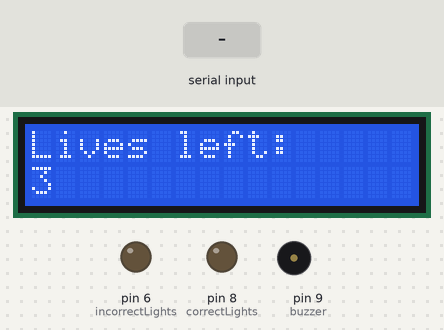
Recording of a sketch running on a simulated Arduino Uno, built with avr-gcc and run on an emulated ATmega328P. On the bench: 16×2 character LCD, output pins drawn as LEDs (lit = HIGH), buzzer (waves = sounding). Dashed ring = blinking. Inputs (shaded band) come from the test bench.

Above: at 1.2 s.
1.3 s: "C" received over Serial
At 3.3 s:
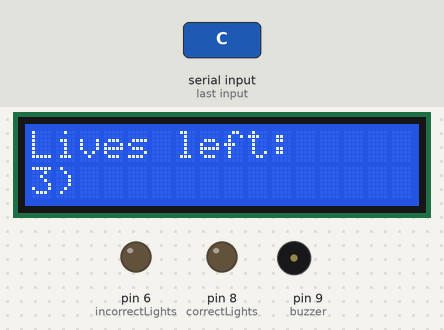
3.6 s: "W" received over Serial
At 4.56 s:
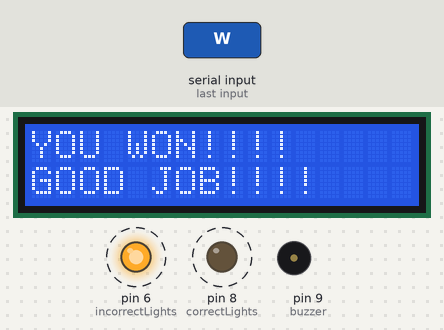
5.6 s: "L" received over Serial
At 8.2 s:
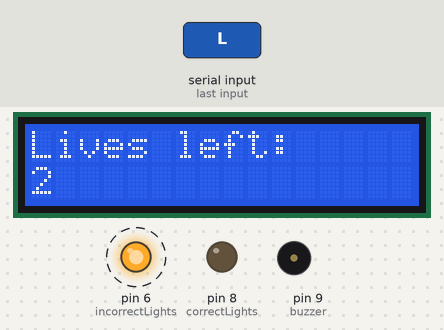
Timing chart, 0 to 9.8 s (numbered marks = the images above; inputs shaded):
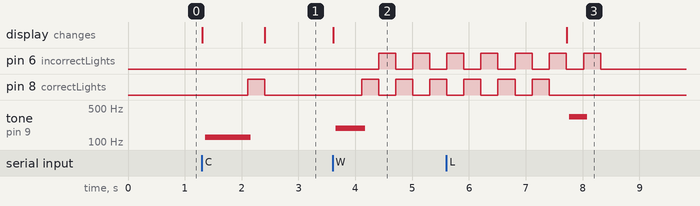

Measured:
- after the input at 1.3 s, pin 8 (correctLights): LOW → HIGH after 0.81 s, → LOW 0.30 s later; tone on pin 9 (buzzer): silent → 125 Hz after 0.06 s, → silent 0.80 s later; the display: first changes at once (image 1 shows a later state)
- after the input at 3.6 s, pin 6 (incorrectLights): alternates HIGH for 0.30 s and LOW for 0.30 s, starting after 0.81 s; pin 8 (correctLights): alternates HIGH for 0.30 s and LOW for 0.30 s, starting after 0.51 s; tone on pin 9 (buzzer): silent → 192 Hz after 0.06 s, → silent 0.52 s later; the display: changes at once (image 2)
- after the input at 5.6 s, tone on pin 9 (buzzer): silent → 331 Hz after 2.2 s, → silent 0.32 s later; the display: changes after 2.1 s (image 3)

The sketch:

arduinoCode.ino
```cpp
#include <LiquidCrystal.h>

const int rs = 12, e = 11, d4 = 5, d5 = 4, d6 = 3, d7 = 2;
LiquidCrystal lcd(rs, e, d4, d5, d6, d7);

const int buzzer = 9;
const int correctLights = 8;
const int incorrectLights = 6;
int lives = 3;

boolean inGame = true;

void setup()
{
    lcd.begin(16, 2);
    lcd.setCursor(0, 0);
    lcd.setCursor(0, 1);
    lcd.print(lives);

    pinMode(buzzer, OUTPUT);
    pinMode(correctLights, OUTPUT);
    pinMode(incorrectLights, OUTPUT);
    Serial.begin(9600);
}

void loop() {
    if (lives == 0) return;  // Ignore further input if game is over

    // Update screen with lives left
    lcd.setCursor(0, 0);
    lcd.print("Lives left: ");
    lcd.setCursor(0, 1);
    lcd.print(lives);

    if (Serial.available() > 0) {
        char command = Serial.read();

        if (command == 'L') {  // Lose a life
            if (lives > 0) {
                lives--;
                lcd.clear();
                lcd.setCursor(0, 0);
                lcd.print("Lives left: ");
                lcd.setCursor(0, 1);
                lcd.print(lives);

                // Buzzer sound
                for (int i = 0; i < 100; i++) {
                    digitalWrite(buzzer, HIGH);
                    delay(1);
                    digitalWrite(buzzer, LOW);
                    delay(2);
                }

                // Incorrect lights flash
                digitalWrite(incorrectLights, HIGH);
                delay(300);
                digitalWrite(incorrectLights, LOW);

                if (lives == 0) {
                    lcd.clear();
                    lcd.setCursor(0, 0);
                    lcd.print("GAME OVER!");
                    lcd.setCursor(0, 1);
                    lcd.print("SHUTTING DOWN!");
                    while (true);  // Stops execution once the game is over
                }
            }
        }

        else if (command == 'C') {  // Correct answer
            lcd.clear();
            lcd.setCursor(0, 0);
            lcd.print("CORRECT");
            lcd.setCursor(0, 1);
            lcd.print(":)");

            // Buzzer sound
            for (int i = 0; i < 100; i++) {
                digitalWrite(buzzer, HIGH);
                delay(4);
                digitalWrite(buzzer, LOW);
                delay(4);
            }

            // Correct lights blink
            digitalWrite(correctLights, HIGH);
            delay(300);
            digitalWrite(correctLights, LOW);
        }

        else if (command == 'W') {  // You won
            lcd.clear();
            lcd.setCursor(0, 0);
            lcd.print("YOU WON!!!!");
            lcd.setCursor(0, 1);
            lcd.print("GOOD JOB!!!!");

            // Buzzer sound
            for (int i = 0; i < 100; i++) {
                digitalWrite(buzzer, HIGH);
                delay(4);
                digitalWrite(buzzer, LOW);
                delay(1);
            }

            // Correct lights and incorrect lights blink alternately
            for (int j = 0; j < 6; j++) {
                digitalWrite(correctLights, HIGH);
                delay(300);
                digitalWrite(correctLights, LOW);

                digitalWrite(incorrectLights, HIGH);
                delay(300);
                digitalWrite(incorrectLights, LOW);
            }
        }
    }
}
```
